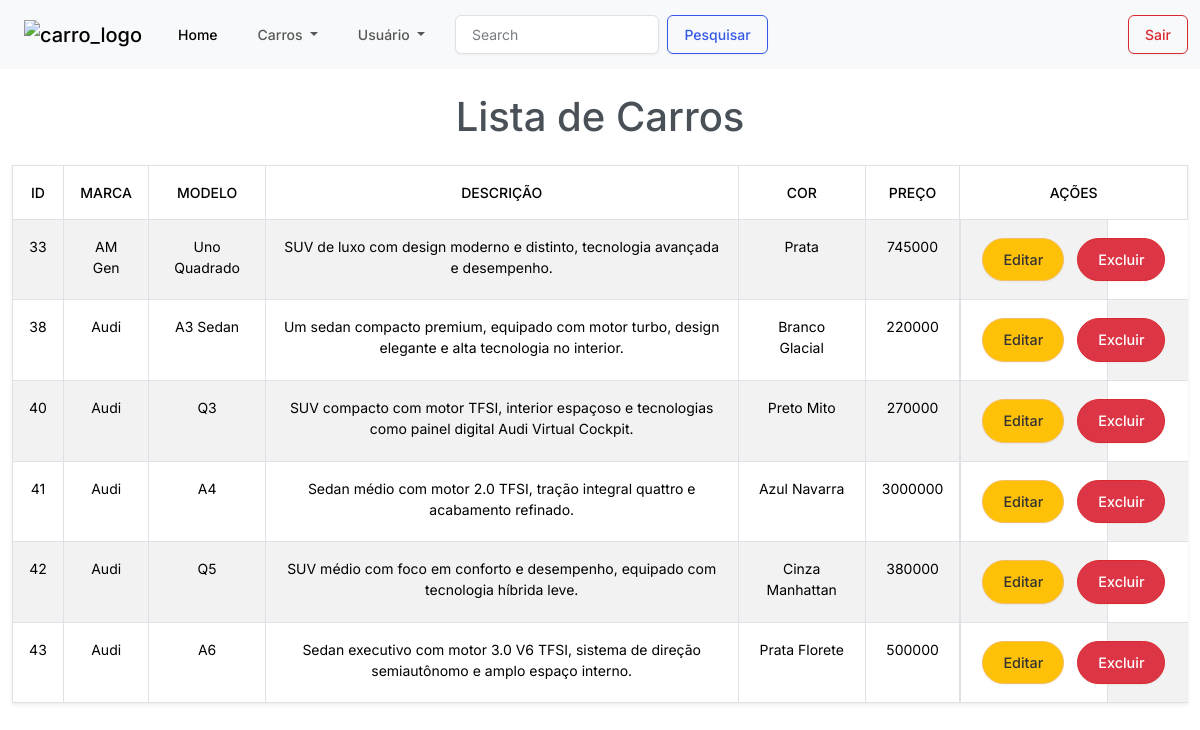
Page /listaVeiculos.php on the committed database.
### tables this page shows
CREATE TABLE `carros` (
  `id` int NOT NULL,
  `marca` varchar(200) NOT NULL,
  `modelo` varchar(100) NOT NULL,
  `preco` decimal(10,0) NOT NULL,
  `descricao` varchar(200) NOT NULL,
  `cor` varchar(50) NOT NULL,
  `imagem` varchar(100) NOT NULL
);

CREATE TABLE `brands` (
  `id` int NOT NULL,
  `name` varchar(255) NOT NULL,
  `category` varchar(10) NOT NULL
);

### listaVeiculos.php (the view, shortened to what this page needs)
<?php
    include 'conexao.php';
    $sqlListagem = "SELECT carros.id, brands.name as marca, modelo, descricao, cor, preco
                    FROM carros
                    JOIN brands ON brands.id = carros.marca";
    $resultado = $conn->query($sqlListagem);
    $termoPesquisa= isset($_POST['pesquisa']) ? $_POST['pesquisa'] : '';
    if($conn) {
        $stmt = $conn->prepare("SELECT carros.id, brands.name as marca, modelo, descricao, cor, preco
                        FROM carros
                        JOIN brands ON brands.id = carros.marca
                        WHERE carros.id LIKE ? OR brands.name LIKE ? OR modelo LIKE ? OR cor LIKE ? OR preco LIKE ?");
        $termoPesquisa = "%" . $termoPesquisa . "%";
        $stmt->bind_param('sssss', $termoPesquisa, $termoPesquisa, $termoPesquisa, $termoPesquisa, $termoPesquisa);
        $stmt->execute();
        $resultado = $stmt->get_result();
    }
?>
<!DOCTYPE html>
<html lang="pt-BR">
<head>
    <link href="https://bootswatch.com/5/zephyr/bootstrap.min.css" rel="stylesheet">
    <link rel="stylesheet" href="src/style/index.css">
    <link rel="stylesheet" href="https://cdn.jsdelivr.net/npm/sweetalert2@11.6.8/dist/sweetalert2.min.css">
</head>
<header class="header">
    <nav class="navbar navbar-expand-lg bg-body-tertiary">
        <div class="container-fluid">
            <a class="navbar-brand" href="paginaInicial.php"><img class="logo" src="img/perfil/car.png" alt="carro_logo"></a>
            <div class="collapse navbar-collapse" id="navbarSupportedContent">
                <ul class="navbar-nav me-auto mb-2 mb-lg-0">
                    <li class="nav-item">
                        <a class="nav-link active" aria-current="page" href="paginaInicial.php">Home</a>
                    </li>
                    <li class="nav-item dropdown">
                        <a class="nav-link dropdown-toggle" role="button" data-bs-toggle="dropdown" aria-expanded="false" id="dropdownMenuLink">
                            Carros
                        </a>
                    </li>
                    <li class="nav-item dropdown">
                        <a class="nav-link dropdown-toggle" role="button" data-bs-toggle="dropdown" aria-expanded="false" id="dropdownMenuLink1">
                            Usuário
                        </a>
                    </li>
                </ul>
                <form class="d-flex" role="search" method="POST">
                    <input class="form-control me-2" type="search" name="pesquisa" placeholder="Search" aria-label="Search" style="margin-left:10px">
                    <button class="btn btn-outline-primary" type="submit">Pesquisar</button>
                </form>
                <a class="btn btn-outline-danger" href="login.php">Sair</a>
            </div>
        </div>
    </nav>
</header>
<body>
<div class="container">
    <h1 class="my-4 text-center">Lista de Carros</h1>
    <?php if ($resultado->num_rows > 0): ?>
        <table class="table table-striped table-hover table-bordered shadow-sm">
            <thead>
            <tr>
                <th>ID</th>
                <th>Marca</th>
                <th>Modelo</th>
                <th>Descrição</th>
                <th>Cor</th>
                <th>Preço</th>
                <th>Ações</th>
            </tr>
            </thead>
            <tbody>
            <?php
            while ($row = $resultado->fetch_assoc()) {
                echo "<tr>";
                echo "<td>" . $row['id'] . "</td>";
                echo "<td>" . $row['marca'] . "</td>";
                echo "<td>" . $row['modelo'] . "</td>";
                echo "<td>" . $row['descricao'] . "</td>";
                echo "<td>" . $row['cor'] . "</td>";
                echo "<td>" . $row['preco'] . "</td>";
                echo "<td class='d-flex justify-content-start'>";
                echo "<button class='btn btn-warning btn-editar me-2' data-id='" . $row['id'] .
                    "' data-marca='" . $row['marca'] .
                    "' data-modelo='" . $row['modelo'] .
                    "' data-descricao='" . $row['descricao'] .
                    "' data-cor='" . $row['cor'] .
                    "' data-preco='" . $row['preco'] .
                    "'>Editar</button>";
                echo "<button class='btn btn-danger btn-excluir' data-id='" . $row['id'] . "'>Excluir</button>";
                echo "</td>";
                echo "</tr>";
            }
            ?>
            </tbody>
        </table>
    <?php else: ?>
        <p class="alert alert-warning">Não há carros registrados!</p>
    <?php endif; ?>
</div>
</body>
</html>

### src/style/index.css (style rules this page uses)
.header { background-color: red; }
.d-flex { margin-right: 35%; }
.container-fluid { margin-left: 1%; }
.logo { height: 40px; width: 40px; }
table { margin-top: 20px; font-size: 0.9rem; width: 100%; }
th, td { padding: 8px; text-align: center; }
th { background-color: #007bff; color: white; }
td { background-color: #f9f9f9; }
tbody tr:nth-child(even) { background-color: #f2f2f2; }
.btn-editar, .btn-excluir { margin: 2px 5px; font-size: 0.8rem; }
.container { max-width: 900px; margin: 0 auto; }
.btn-editar, .btn-excluir { padding: 10px 20px; font-size: 0.9rem; border-radius: 25px; text-decoration: none; display: inline-block; transition: transform 0.3s ease, background-color 0.3s ease; }
.btn-editar { background-color: #ffc107; color: #333; }
.btn-excluir { background-color: #dc3545; color: white; }
.container { max-width: 1200px; margin: 0 auto; }

### rows in the picture
carros: id "33", brands.name "AM Gen", modelo "Uno Quadrado", descricao "SUV de luxo com design moderno e distinto, tecnologia avançada e desempenho.", cor "Prata", preco "745000"
carros: id "38", brands.name "Audi", modelo "A3 Sedan", descricao "Um sedan compacto premium, equipado com motor turbo, design elegante e alta tecnologia no interior.", cor "Branco Glacial", preco "220000"
carros: id "40", brands.name "Audi", modelo "Q3", descricao "SUV compacto com motor TFSI, interior espaçoso e tecnologias como painel digital Audi Virtual Cockpit.", cor "Preto Mito", preco "270000"
carros: id "41", brands.name "Audi", modelo "A4", descricao "Sedan médio com motor 2.0 TFSI, tração integral quattro e acabamento refinado.", cor "Azul Navarra", preco "3000000"
carros: id "42", brands.name "Audi", modelo "Q5", descricao "SUV médio com foco em conforto e desempenho, equipado com tecnologia híbrida leve.", cor "Cinza Manhattan", preco "380000"
carros: id "43", brands.name "Audi", modelo "A6", descricao "Sedan executivo com motor 3.0 V6 TFSI, sistema de direção semiautônomo e amplo espaço interno.", cor "Prata Florete", preco "500000"
